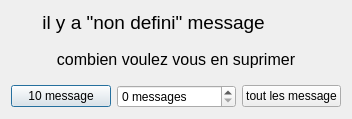
<?xml version="1.0" encoding="UTF-8"?>
<ui version="4.0">
 <class>remouveFile</class>
 <widget class="QDialog" name="remouveFile">
  <property name="geometry">
   <rect>
    <x>0</x>
    <y>0</y>
    <width>352</width>
    <height>119</height>
   </rect>
  </property>
  <property name="windowTitle">
   <string>Dialog</string>
  </property>
  <layout class="QGridLayout" name="gridLayout">
   <item row="3" column="0" colspan="2">
    <layout class="QGridLayout" name="gridLayout_2">
     <item row="0" column="0">
      <widget class="QPushButton" name="delete10message">
       <property name="text">
        <string>10 message</string>
       </property>
      </widget>
     </item>
     <item row="0" column="1">
      <widget class="QSpinBox" name="deleteNMessage">
       <property name="suffix">
        <string> messages</string>
       </property>
       <property name="maximum">
        <number>10000</number>
       </property>
      </widget>
     </item>
     <item row="0" column="2">
      <widget class="QPushButton" name="deleteAllMessage">
       <property name="text">
        <string>tout les message</string>
       </property>
      </widget>
     </item>
    </layout>
   </item>
   <item row="0" column="0" colspan="2">
    <layout class="QGridLayout" name="gridLayout_3">
     <item row="2" column="0" colspan="2">
      <widget class="QLabel" name="label_2">
       <property name="text">
        <string>&lt;html&gt;&lt;head/&gt;&lt;body&gt;&lt;p align=&quot;center&quot;&gt;&lt;span style=&quot; font-size:12pt;&quot;&gt;combien voulez vous en suprimer&lt;/span&gt;&lt;/p&gt;&lt;/body&gt;&lt;/html&gt;</string>
       </property>
      </widget>
     </item>
     <item row="0" column="0" colspan="2">
      <layout class="QHBoxLayout" name="horizontalLayout">
       <item>
        <spacer name="horizontalSpacer">
         <property name="orientation">
          <enum>Qt::Horizontal</enum>
         </property>
         <property name="sizeType">
          <enum>QSizePolicy::Expanding</enum>
         </property>
         <property name="sizeHint" stdset="0">
          <size>
           <width>20</width>
           <height>20</height>
          </size>
         </property>
        </spacer>
       </item>
       <item>
        <widget class="QLabel" name="TextLabeldisplayingNumberDessage">
         <property name="text">
          <string>&lt;html&gt;&lt;head/&gt;&lt;body&gt;&lt;p align=&quot;center&quot;&gt;&lt;span style=&quot; font-size:14pt;&quot;&gt;il y a &amp;quot;non defini&amp;quot; message&lt;/span&gt;&lt;/p&gt;&lt;/body&gt;&lt;/html&gt;</string>
         </property>
        </widget>
       </item>
       <item>
        <widget class="QPushButton" name="pushButton">
         <property name="toolTip">
          <string>sycroniser</string>
         </property>
         <property name="text">
          <string/>
         </property>
         <property name="icon">
          <iconset resource="resource.qrc">
           <normaloff>:/image/Refresh_icon.png</normaloff>:/image/Refresh_icon.png</iconset>
         </property>
         <property name="flat">
          <bool>true</bool>
         </property>
        </widget>
       </item>
       <item>
        <spacer name="horizontalSpacer_2">
         <property name="orientation">
          <enum>Qt::Horizontal</enum>
         </property>
         <property name="sizeType">
          <enum>QSizePolicy::Expanding</enum>
         </property>
         <property name="sizeHint" stdset="0">
          <size>
           <width>20</width>
           <height>20</height>
          </size>
         </property>
        </spacer>
       </item>
      </layout>
     </item>
    </layout>
   </item>
  </layout>
 </widget>
 <resources>
  <include location="resource.qrc"/>
 </resources>
 <connections/>
</ui>
